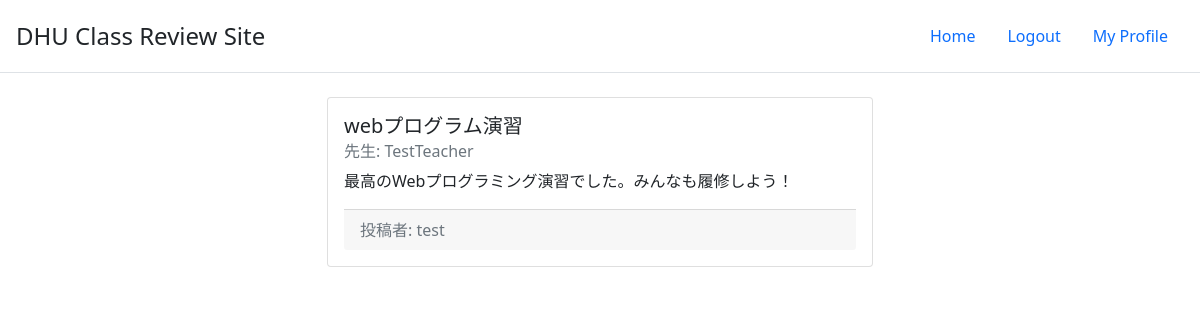
The app's page /review/0 (signed in) with its own data.
### tables this page shows
CREATE TABLE classes(class_id, title, teacher);

CREATE TABLE "reviews"(review_id, user_id, class_id, comment);

CREATE TABLE users(user_id, name, password_hash, img_path TEXT);

### app.py (the view)
@app.route("/review/<int:review_id>")
def get_review_page(review_id):
    db = DbWrapper()
    review = db.get_review(review_id)
    return render_template("review/description.html", review=review, is_signin=True, error_message=request.args.get("error_message"))

### db.py (called while the page is built)
    def __del__(self):
        self.db_connection.close()

    def execute(self, sql: str):
        print("execute:" + sql)
        if sql.startswith("SELECT"):
            self.db.execute(sql)
            return self.db.fetchall()
        if sql.startswith("INSERT") or sql.startswith("DELETE") or sql.startswith("UPDATE"):
            self.db.execute(sql)
            self.db_connection.commit()

    def get_review(self, review_id):
        review_raw = self.execute(
            f"SELECT * FROM reviews WHERE review_id={review_id}")[0]
        review = {}
        review["review_id"] = review_raw[0]
        class_info = self.execute(
            f"SELECT title,teacher FROM classes WHERE class_id={review_raw[2]}")[0]
        review["user_id"] = review_raw[1]
        review["class_title"] = class_info[0]
        review["class_teacher"] = class_info[1]
        review["written_by"] = self.execute(
            f"SELECT name FROM users WHERE user_id={review_raw[1]}")[0][0]
        review["comment"] = review_raw[3]
        return review

### templates/review/description.html
{% extends "layout.html" %}
{% block content %}
    <div class="row justify-content-center">
        <div class="col-6">
            <div class="card">
                <div class="card-body">
                    <h5 class="card-title">{{ review.class_title }}</h5>
                    <h6 class="card-subtitle mb-2 text-muted">先生: {{ review.class_teacher }}</h6>
                    <p class="card-text">{{ review.comment }}</p>
                    <div class="card-footer text-muted">投稿者: {{ review.written_by }}</div>
                </div>
            </div>
        </div>
    </div>
{% endblock %}

### records on screen
classes: class_title "webプログラム演習", class_teacher "TestTeacher"
reviews: comment "最高のWebプログラミング演習でした。みんなも履修しよう！"
users: written_by "test"
